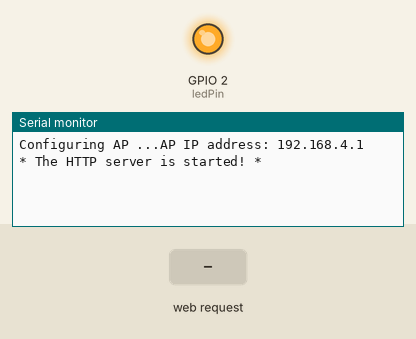
This sketch was run on a simulated ESP8266 (NodeMCU). Shown: output pins drawn as LEDs (lit = HIGH), the last lines printed to the serial monitor. Inputs (shaded band) come from the test bench.

Above: at 2.7 s.
2.8 s: HTTP request GET / received
At 3.8 s:
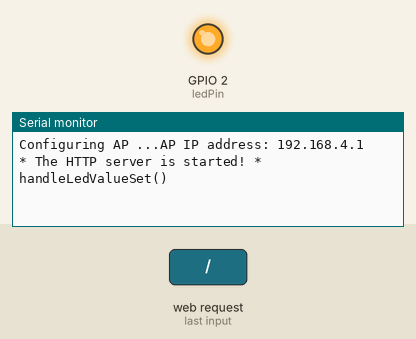
4.3 s: HTTP request GET /value received
At 5.0 s:
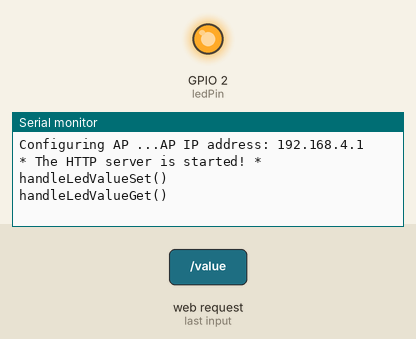

Measured:
- after the input at 2.8 s, the serial monitor: prints a new line at once (image 1)
- after the input at 4.3 s, the serial monitor: prints a new line at once (image 2)

The sketch:

arduino_ptp.ino
```cpp
#include <ESP8266WiFi.h>
#include <ESP8266WebServer.h>

#define ledPin BUILTIN_LED

const char *ssid = "IOT-LED";
const char *password = "iot02461357";

const char* ledValueArgName = "value";

ESP8266WebServer server(80);

void handleLedValueSet() {
    Serial.println("handleLedValueSet()");

    if (server.hasArg(ledValueArgName)) {
        int value = server.arg(ledValueArgName).toInt();

        Serial.print("Value: ");
        Serial.println(value);

        digitalWrite(ledPin, !(bool) value);

        server.send(200, "text/html", "Setting the LED value was successful!");
    }
}

void handleLedValueGet() {
    Serial.println("handleLedValueGet()");

    int value = (int) !(bool)digitalRead(ledPin);

    String json = "{\"value\":" + String(value) + "}";
    server.send(200, "application/json", json);
}

void handleNotFound() {
    server.send(404, "text/html", "Oops! There's no page here :O");
}

void setup() {
    delay(1500);
    Serial.begin(115200);
    Serial.print("\n\nConfiguring AP ...");

    WiFi.softAP(ssid, password, 1, true);

    pinMode(ledPin, OUTPUT);
    digitalWrite(ledPin, true);

    IPAddress ip = WiFi.softAPIP();
    Serial.print("AP IP address: ");
    Serial.println(ip);

    server.on("/", HTTP_GET, handleLedValueSet);
    server.on("/value", HTTP_GET, handleLedValueGet);
    server.onNotFound(handleNotFound);
    server.begin();
    Serial.println("* The HTTP server is started! *");
}


void loop() {
    server.handleClient();
}
```
